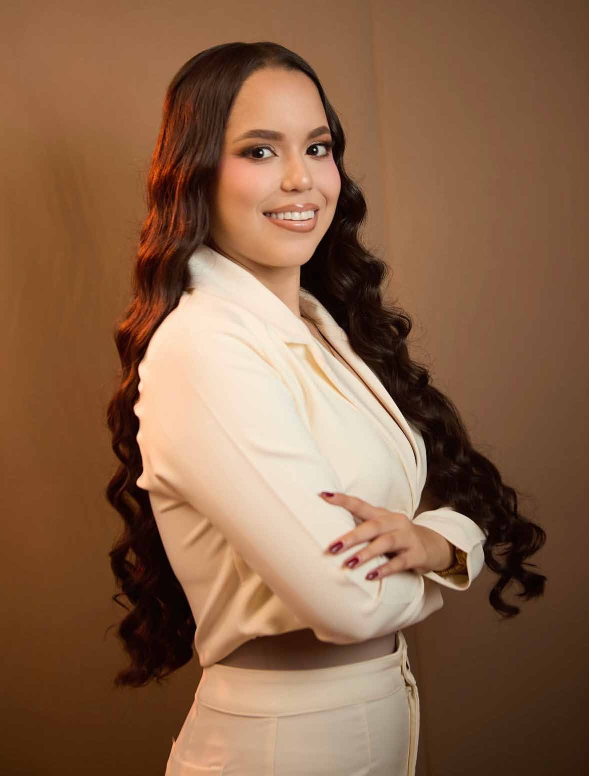
#> input picture brochure/img/dra-dayanna-diaz.jpg, 1178 x 1551 px, given in place of IMG_0576rojo.jpg, which was not available (shown at 1/2 size)
$ python recortar.py
#> lines starting #> are read from the running program, lines starting #| are printed output that depends on the picture; after the words box and inside, x2 and y2 are one past the last pixel; in counts of white or black regions, pixels touching at a corner belong together; pictures that were not available may be replaced by others from this repository, and a replacement may not be noted
"""Quita el fondo blanco de estudio a las fotos del Dr. Prado.

Uso: python3 brochure/recortar.py   (desde la raíz del repo clinic)
Genera PNG con transparencia en brochure/img/.
"""
from pathlib import Path

import numpy as np
from PIL import Image, ImageFilter

RAIZ = Path(__file__).resolve().parent.parent
FOTOS = [
    # (foto original, archivo de salida, recorte inferior en px de la original)
    ("public/doctor/IMG_0576rojo.jpg", "dr-prado-traje.png", 2000),
    ("public/doctor/IMG_0694rojo.jpg", "dr-prado-uniforme.png", None),
]
ESCALA = 3          # el relleno se calcula a 1/3 de resolución
ALTO_MAX = 1500     # alto final de la imagen recortada


def es_fondo(rgb):
    mn, mx = rgb.min(2), rgb.max(2)
    return (mn > 195) & ((mx - mn) < 30)


def rellenar_desde_bordes(cand):
    m = np.zeros_like(cand)
    m[0], m[-1], m[:, 0], m[:, -1] = cand[0], cand[-1], cand[:, 0], cand[:, -1]
    while True:
        d = m.copy()
        d[1:] |= m[:-1]; d[:-1] |= m[1:]; d[:, 1:] |= m[:, :-1]; d[:, :-1] |= m[:, 1:]
        d &= cand
        if (d == m).all():
            return m
        m = d


def huecos_claros(cand, fondo, rgb, umbral=240):
    """Huecos encerrados (entre brazo y torso) que son fondo blanco puro, no la camisa."""
    resto = cand & ~fondo
    visto = np.zeros_like(resto)
    salida = np.zeros_like(resto)
    alto, ancho = resto.shape
    for y0, x0 in zip(*np.nonzero(resto)):
        if visto[y0, x0]:
            continue
        pila, pts = [(y0, x0)], []
        visto[y0, x0] = True
        while pila:
            y, x = pila.pop()
            pts.append((y, x))
            for yy, xx in ((y + 1, x), (y - 1, x), (y, x + 1), (y, x - 1)):
                if 0 <= yy < alto and 0 <= xx < ancho and resto[yy, xx] and not visto[yy, xx]:
                    visto[yy, xx] = True
                    pila.append((yy, xx))
        p = np.array(pts)
        if len(p) > 300 and rgb[p[:, 0], p[:, 1]].min(1).mean() > umbral:
            salida[p[:, 0], p[:, 1]] = True
    return salida


def dilatar(m, veces):
    m = m.copy()
    for _ in range(veces):
        d = m.copy()
        d[1:] |= m[:-1]; d[:-1] |= m[1:]; d[:, 1:] |= m[:, :-1]; d[:, :-1] |= m[:, 1:]
        m = d
    return m


def recortar(origen, destino, corte):
    im = Image.open(RAIZ / origen).convert("RGB")
    if corte:
        im = im.crop((0, 0, im.width, corte))
    ancho, alto = im.size
    peq = np.asarray(im.resize((ancho // ESCALA, alto // ESCALA), Image.BILINEAR)).astype(np.int16)
    cand = es_fondo(peq)
    fondo = rellenar_desde_bordes(cand)
    fondo |= huecos_claros(cand, fondo, peq)

    # a resolución completa: franja alrededor del borde con alfa por distancia al blanco
    fondo_full = np.asarray(Image.fromarray(fondo).resize((ancho, alto), Image.NEAREST))
    franja = dilatar(fondo_full, 6) & dilatar(~fondo_full, 6)
    c = np.asarray(im).astype(np.float32)
    claro = c.min(2)
    a = np.where(fondo_full, 0.0, 1.0)
    a_borde = np.clip((248 - claro) / 70, 0, 1)
    a = np.where(franja, a_borde, a)
    a = np.asarray(Image.fromarray((a * 255).astype(np.uint8)).filter(ImageFilter.GaussianBlur(0.7))) / 255

    # separa el color del sujeto del blanco del fondo en los bordes
    seguro = np.maximum(a, 1e-3)[..., None]
    f = np.clip((c - (1 - a[..., None]) * 255) / seguro, 0, 255)
    f = np.where(a[..., None] > 0.98, c, f)

    rgba = np.dstack([f, a * 255]).astype(np.uint8)
    out = Image.fromarray(rgba, "RGBA")
    out = out.crop(out.getbbox())
    if out.height > ALTO_MAX:
        out = out.resize((round(out.width * ALTO_MAX / out.height), ALTO_MAX), Image.LANCZOS)
    out.save(RAIZ / "brochure" / "img" / destino, optimize=True)
    print(destino, out.size)


if __name__ == "__main__":
    for origen, destino, corte in FOTOS:
        recortar(origen, destino, corte)
#> in recortar, im is the input picture: PIL image 1178x1551 RGB; mean R, G, B 137.3, 100.1, 73.6
#> in recortar, `im = im.crop((0, 0, im.width, corte))`:
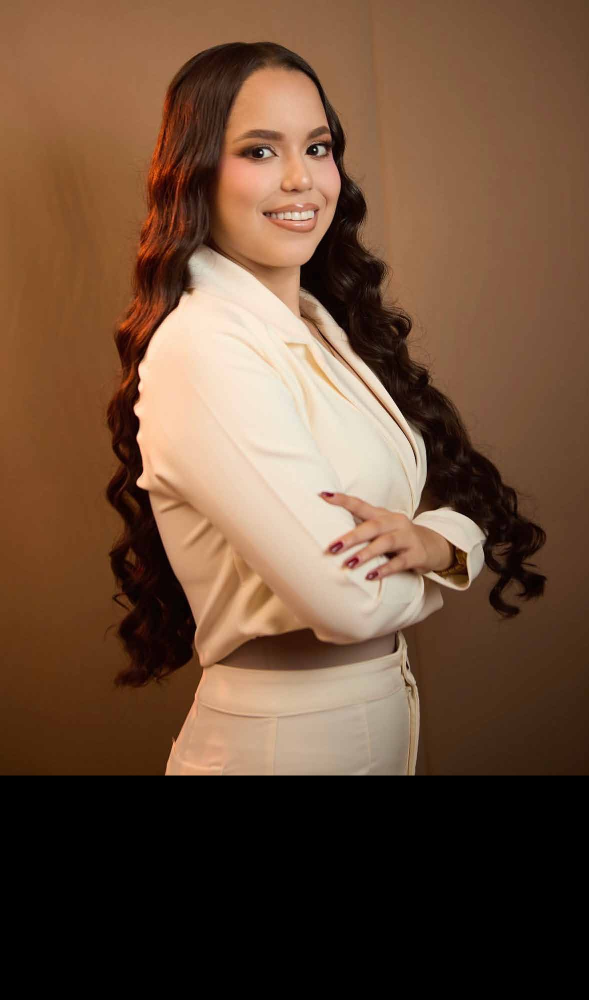
#> im: PIL image 1178x2000 RGB (shown at 1/2 size); mean R, G, B 106.5, 77.6, 57.1
#> in recortar, `peq = np.asarray(im.resize((ancho // ESCALA, alto // ESCALA), Image.BI..`:
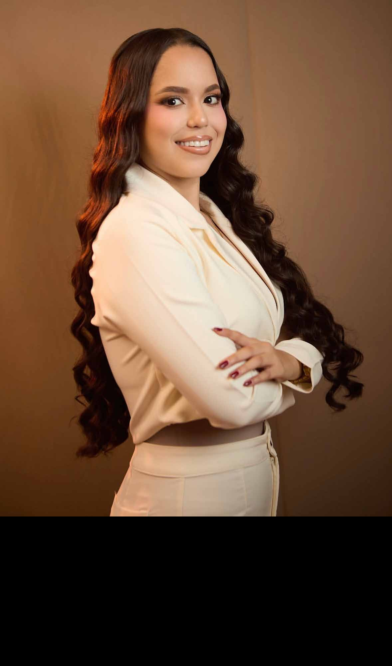
#> peq: shape (666, 392, 3) int16; mean R, G, B 106.5, 77.6, 57.1
#> in es_fondo, `mn, mx = rgb.min(2), rgb.max(2)`:
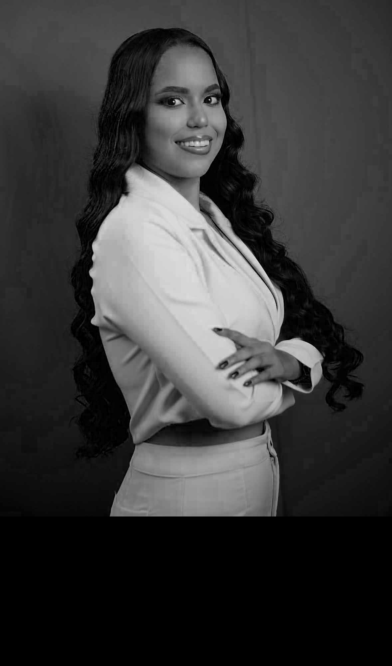
#> mn: shape (666, 392) int16; min 0, max 221, mean 57.1
#> in es_fondo, `mn, mx = rgb.min(2), rgb.max(2)`:
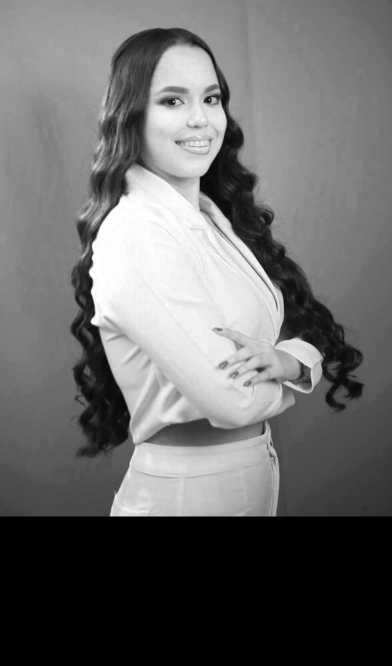
#> mx: shape (666, 392) int16; min 0, max 255, mean 106.5
#> in es_fondo, `return (mn > 195) & ((mx - mn) < 30)`:
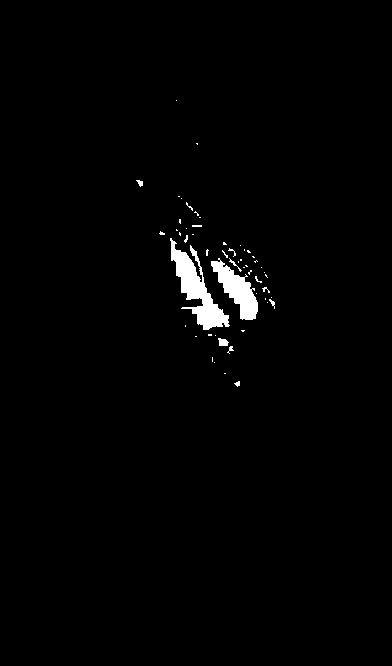
#> returned value: shape (666, 392) bool; 1.4% white; 54 white regions (43 under 20 px), largest, box (x1, y1, x2, y2) and area: (170, 238, 230, 330) 1908, (211, 258, 258, 320) 1251, (218, 338, 229, 346) 65
#> in rellenar_desde_bordes, `m[0], m[-1], m[:, 0], m[:, -1] = cand[0], cand[-1], cand[:, 0], cand[:..`: m: shape (666, 392) bool; every value is 0
#> the loop in huecos_claros, `for y0, x0 in zip(*np.nonzero(resto)):` made 3638 passes
#> (y0, x0) on passes 1, 3, 4: (100, 176), (143, 197), (144, 197)
#> in recortar, `fondo_full = np.asarray(Image.fromarray(fondo).resize((ancho, alto), I..`: fondo_full: shape (2000, 1178) bool; every value is 0
#> in dilatar (call 2), `m = m.copy()`: m: shape (2000, 1178) bool; every value is 1
#> in recortar, `a = np.where(fondo_full, 0.0, 1.0)`: a: shape (2000, 1178) float64; every value is 1
#> in recortar, `a_borde = np.clip((248 - claro) / 70, 0, 1)`:
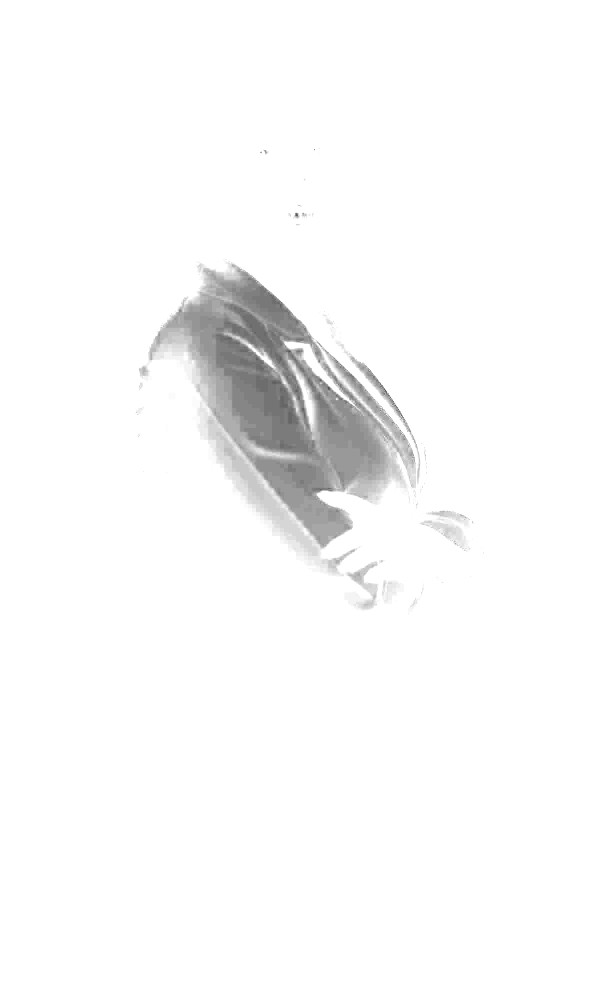
#> a_borde: shape (2000, 1178) float32 (shown at 1/2 size); min 0.0714, max 1, mean 0.976
#| dr-prado-traje.png (884, 1500)
#> pass 2 of the loop `for origen, destino, corte in FOTOS:`:
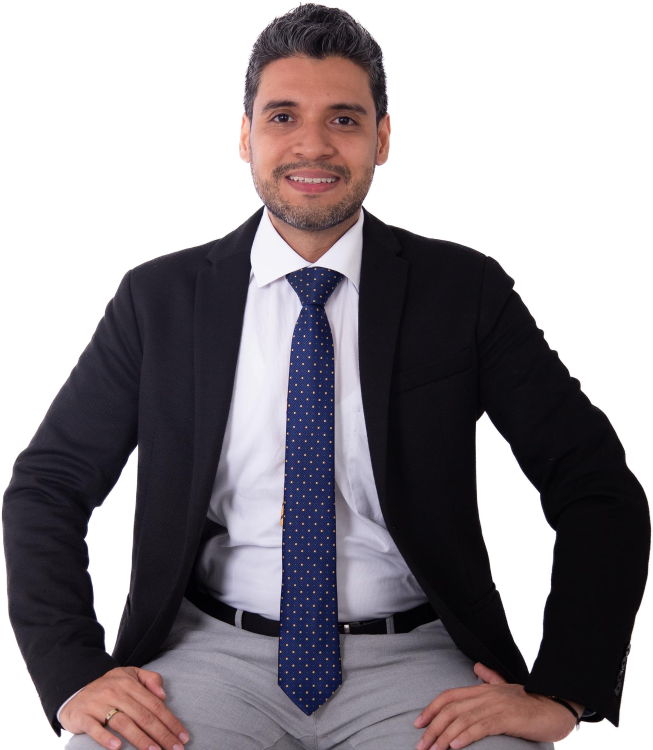
#> input picture brochure/img/dr-prado-traje.png, 1305 x 1500 px, given in place of IMG_0694rojo.jpg, which was not available (shown at 1/2 size)
#> peq: shape (500, 435, 3) int16
#> mn: shape (500, 435) int16
#> mx: shape (500, 435) int16
#> in es_fondo (call 2), `return (mn > 195) & ((mx - mn) < 30)`:
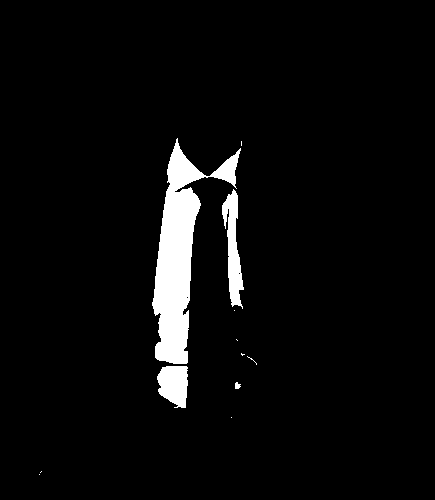
#> returned value: shape (500, 435) bool; 4.4% white; 12 white regions (8 under 20 px), largest, box (x1, y1, x2, y2) and area: (152, 138, 241, 364) 7128, (222, 189, 244, 309) 1305, (157, 366, 188, 408) 1021, (235, 382, 241, 389) 31
#> the loop in huecos_claros (call 2), `for y0, x0 in zip(*np.nonzero(resto)):` made 9515 passes
#> (y0, x0) on passes 1 to 3: (138, 177), (139, 176), (139, 177)
#> fondo_full: shape (1500, 1305) bool; every value is 0
#> c: shape (1500, 1305, 3) float32
#> claro: shape (1500, 1305) float32
#> a: shape (1500, 1305) float64; every value is 1
#> in recortar (call 2), `a_borde = np.clip((248 - claro) / 70, 0, 1)`:
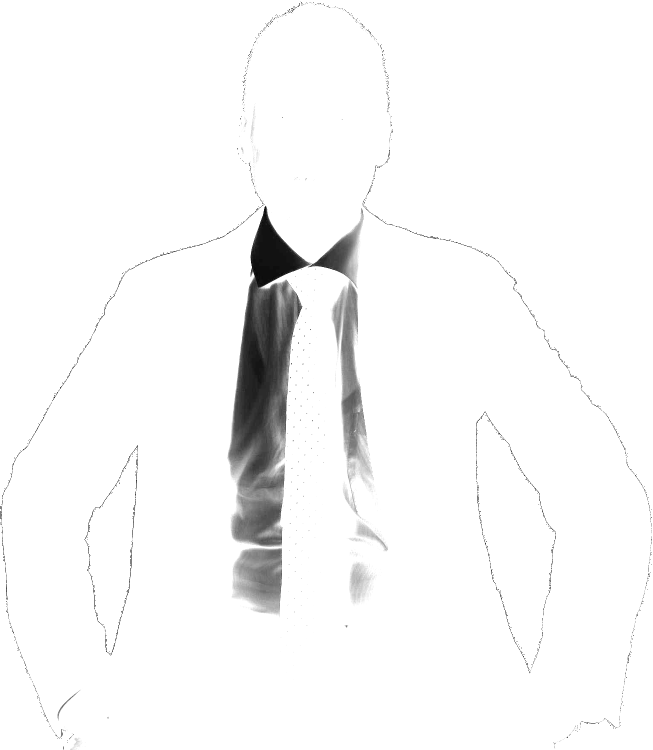
#> a_borde: shape (1500, 1305) float32 (shown at 1/2 size); min 0, max 1, mean 0.969
#> f: shape (1500, 1305, 3) float64
#> rgba: shape (1500, 1305, 4)
#| dr-prado-uniforme.png (1305, 1500)
